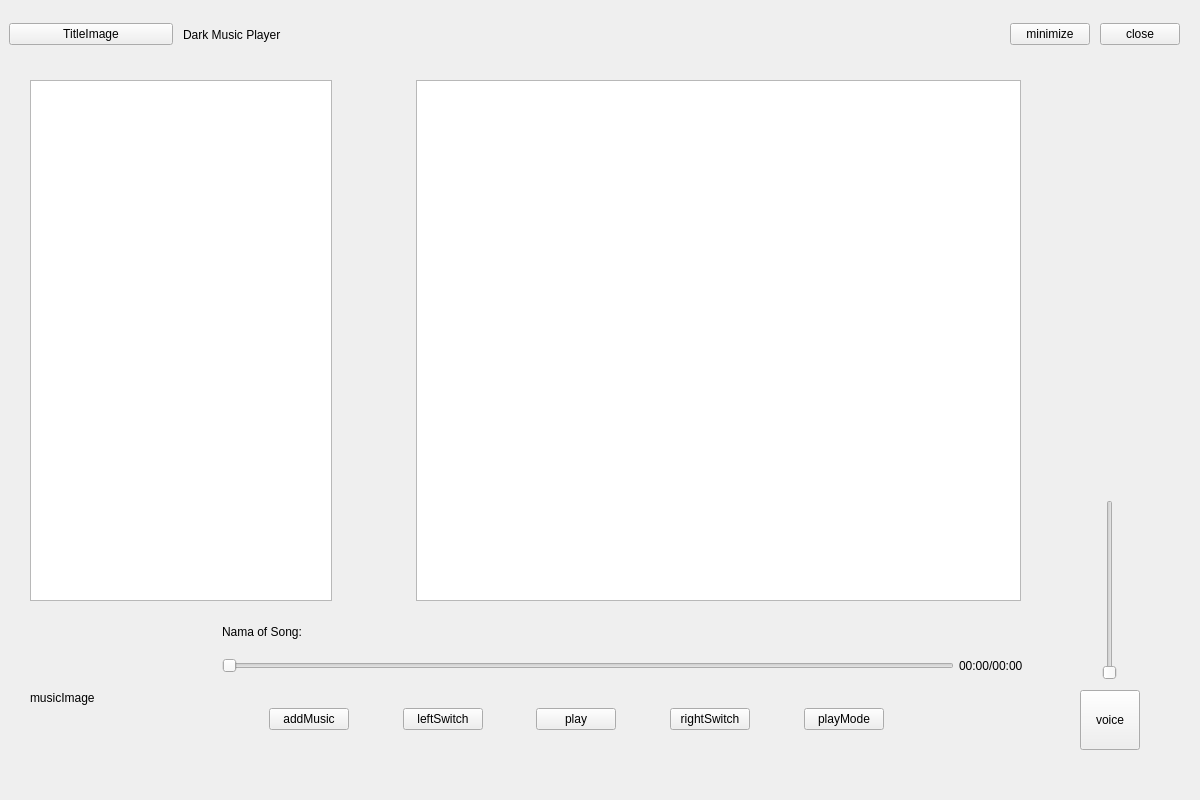
<?xml version="1.0" encoding="UTF-8"?>
<ui version="4.0">
 <class>Widget</class>
 <widget class="QWidget" name="Widget">
  <property name="geometry">
   <rect>
    <x>0</x>
    <y>0</y>
    <width>1200</width>
    <height>800</height>
   </rect>
  </property>
  <property name="minimumSize">
   <size>
    <width>1200</width>
    <height>800</height>
   </size>
  </property>
  <property name="maximumSize">
   <size>
    <width>1200</width>
    <height>800</height>
   </size>
  </property>
  <property name="windowTitle">
   <string>Widget</string>
  </property>
  <widget class="QLabel" name="musicImageLabel">
   <property name="geometry">
    <rect>
     <x>30</x>
     <y>630</y>
     <width>135</width>
     <height>135</height>
    </rect>
   </property>
   <property name="text">
    <string>musicImage</string>
   </property>
  </widget>
  <widget class="QWidget" name="layoutWidget">
   <property name="geometry">
    <rect>
     <x>9</x>
     <y>9</y>
     <width>1171</width>
     <height>51</height>
    </rect>
   </property>
   <layout class="QHBoxLayout" name="horizontalLayout" stretch="3,3,12,1,1">
    <property name="spacing">
     <number>10</number>
    </property>
    <property name="leftMargin">
     <number>0</number>
    </property>
    <property name="topMargin">
     <number>0</number>
    </property>
    <property name="rightMargin">
     <number>0</number>
    </property>
    <item>
     <widget class="QPushButton" name="titleImageBtn">
      <property name="text">
       <string>TitleImage</string>
      </property>
     </widget>
    </item>
    <item>
     <widget class="QLabel" name="titleLabel">
      <property name="text">
       <string>Dark Music Player</string>
      </property>
     </widget>
    </item>
    <item>
     <spacer name="horizontalSpacer">
      <property name="orientation">
       <enum>Qt::Horizontal</enum>
      </property>
      <property name="sizeHint" stdset="0">
       <size>
        <width>40</width>
        <height>20</height>
       </size>
      </property>
     </spacer>
    </item>
    <item>
     <widget class="QPushButton" name="minimizeBtn">
      <property name="text">
       <string>minimize</string>
      </property>
     </widget>
    </item>
    <item>
     <widget class="QPushButton" name="closeBtn">
      <property name="text">
       <string>close</string>
      </property>
     </widget>
    </item>
   </layout>
  </widget>
  <widget class="QWidget" name="layoutWidget">
   <property name="geometry">
    <rect>
     <x>30</x>
     <y>80</y>
     <width>991</width>
     <height>521</height>
    </rect>
   </property>
   <layout class="QHBoxLayout" name="horizontalLayout_2" stretch="4,1,8">
    <property name="spacing">
     <number>8</number>
    </property>
    <item>
     <widget class="QListWidget" name="playList"/>
    </item>
    <item>
     <spacer name="horizontalSpacer_2">
      <property name="orientation">
       <enum>Qt::Horizontal</enum>
      </property>
      <property name="sizeHint" stdset="0">
       <size>
        <width>40</width>
        <height>20</height>
       </size>
      </property>
     </spacer>
    </item>
    <item>
     <widget class="QListWidget" name="lyricsList"/>
    </item>
   </layout>
  </widget>
  <widget class="QWidget" name="layoutWidget">
   <property name="geometry">
    <rect>
     <x>221</x>
     <y>689</y>
     <width>711</width>
     <height>61</height>
    </rect>
   </property>
   <layout class="QHBoxLayout" name="horizontalLayout_3" stretch="1,0,1,0,1,0,1,0,1,0,1">
    <item>
     <spacer name="horizontalSpacer_11">
      <property name="orientation">
       <enum>Qt::Horizontal</enum>
      </property>
      <property name="sizeHint" stdset="0">
       <size>
        <width>40</width>
        <height>20</height>
       </size>
      </property>
     </spacer>
    </item>
    <item>
     <widget class="QPushButton" name="addMusicBtn">
      <property name="text">
       <string>addMusic</string>
      </property>
     </widget>
    </item>
    <item>
     <spacer name="horizontalSpacer_3">
      <property name="orientation">
       <enum>Qt::Horizontal</enum>
      </property>
      <property name="sizeHint" stdset="0">
       <size>
        <width>40</width>
        <height>20</height>
       </size>
      </property>
     </spacer>
    </item>
    <item>
     <widget class="QPushButton" name="leftSwitchBtn">
      <property name="text">
       <string>leftSwitch</string>
      </property>
     </widget>
    </item>
    <item>
     <spacer name="horizontalSpacer_4">
      <property name="orientation">
       <enum>Qt::Horizontal</enum>
      </property>
      <property name="sizeHint" stdset="0">
       <size>
        <width>40</width>
        <height>20</height>
       </size>
      </property>
     </spacer>
    </item>
    <item>
     <widget class="QPushButton" name="playBtn">
      <property name="text">
       <string>play</string>
      </property>
     </widget>
    </item>
    <item>
     <spacer name="horizontalSpacer_5">
      <property name="orientation">
       <enum>Qt::Horizontal</enum>
      </property>
      <property name="sizeHint" stdset="0">
       <size>
        <width>40</width>
        <height>20</height>
       </size>
      </property>
     </spacer>
    </item>
    <item>
     <widget class="QPushButton" name="rightSwitchBtn">
      <property name="text">
       <string>rightSwitch</string>
      </property>
     </widget>
    </item>
    <item>
     <spacer name="horizontalSpacer_6">
      <property name="orientation">
       <enum>Qt::Horizontal</enum>
      </property>
      <property name="sizeHint" stdset="0">
       <size>
        <width>40</width>
        <height>20</height>
       </size>
      </property>
     </spacer>
    </item>
    <item>
     <widget class="QPushButton" name="playModeBtn">
      <property name="text">
       <string>playMode</string>
      </property>
     </widget>
    </item>
    <item>
     <spacer name="horizontalSpacer_12">
      <property name="orientation">
       <enum>Qt::Horizontal</enum>
      </property>
      <property name="sizeHint" stdset="0">
       <size>
        <width>40</width>
        <height>20</height>
       </size>
      </property>
     </spacer>
    </item>
   </layout>
  </widget>
  <widget class="QWidget" name="layoutWidget">
   <property name="geometry">
    <rect>
     <x>222</x>
     <y>618</y>
     <width>801</width>
     <height>61</height>
    </rect>
   </property>
   <layout class="QVBoxLayout" name="verticalLayout">
    <item>
     <widget class="QLabel" name="songNameLabel">
      <property name="text">
       <string>Nama of Song:</string>
      </property>
     </widget>
    </item>
    <item>
     <layout class="QHBoxLayout" name="horizontalLayout_5" stretch="1,0">
      <property name="spacing">
       <number>5</number>
      </property>
      <item>
       <widget class="QSlider" name="playSlider">
        <property name="orientation">
         <enum>Qt::Horizontal</enum>
        </property>
       </widget>
      </item>
      <item>
       <widget class="QLabel" name="timeLabel">
        <property name="text">
         <string>00:00/00:00</string>
        </property>
       </widget>
      </item>
     </layout>
    </item>
   </layout>
  </widget>
  <widget class="QPushButton" name="voiceBtn">
   <property name="geometry">
    <rect>
     <x>1080</x>
     <y>690</y>
     <width>60</width>
     <height>60</height>
    </rect>
   </property>
   <property name="text">
    <string>voice</string>
   </property>
  </widget>
  <widget class="QSlider" name="voiceSlider">
   <property name="geometry">
    <rect>
     <x>1080</x>
     <y>500</y>
     <width>60</width>
     <height>180</height>
    </rect>
   </property>
   <property name="orientation">
    <enum>Qt::Vertical</enum>
   </property>
  </widget>
 </widget>
 <resources/>
 <connections/>
</ui>
